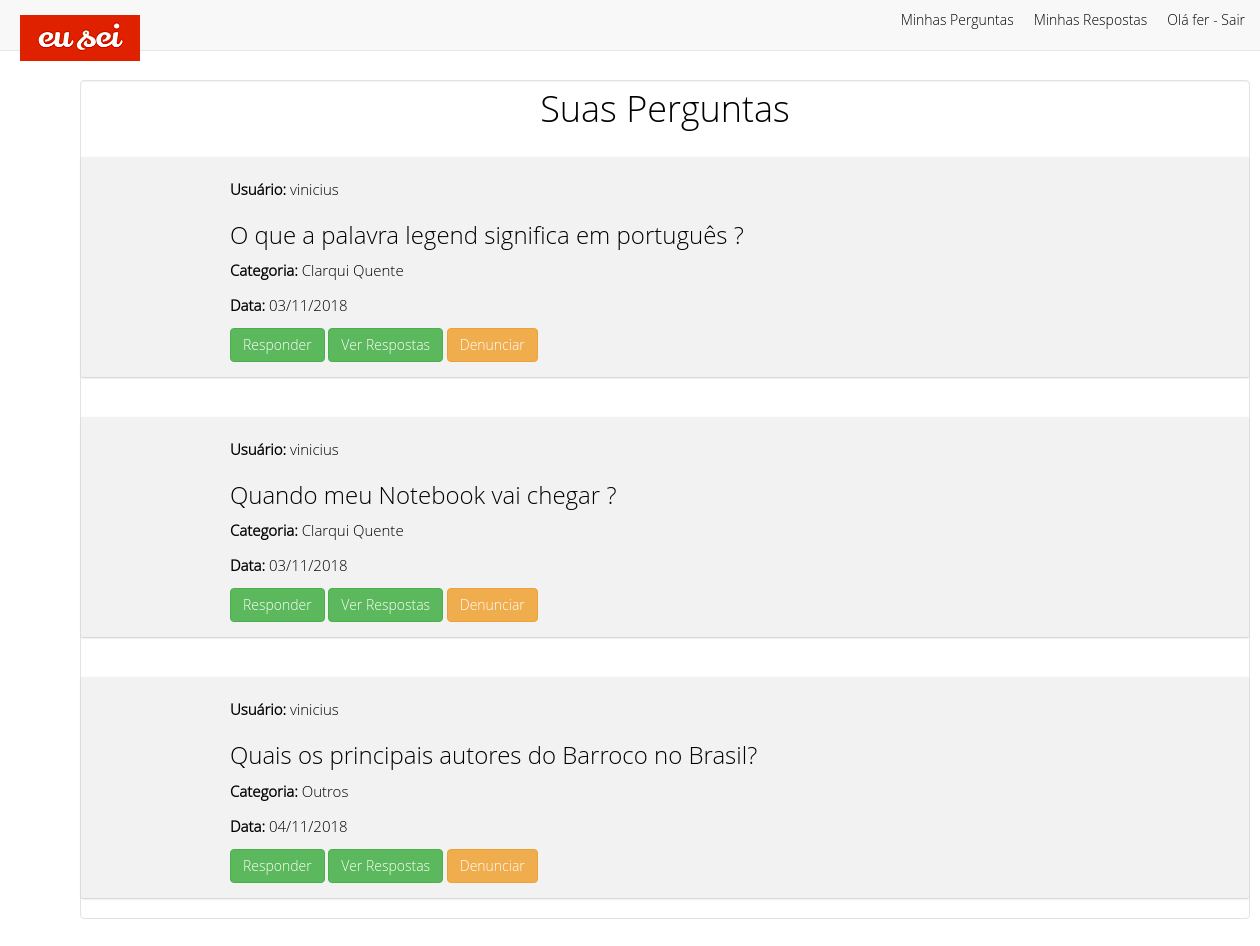
The page /usuario/perguntas1.php?id=21 (signed in) on the database its author committed.
### tables this page shows
CREATE TABLE IF NOT EXISTS `pergunta` (
  `idPergunta` int(11) NOT NULL AUTO_INCREMENT,
  `pergunta` text NOT NULL,
  `data` date NOT NULL,
  `idUsuario` int(11) NOT NULL,
  `idcategoria` int(11) NOT NULL,
  PRIMARY KEY (`idPergunta`),
  KEY `fk1_idx` (`idUsuario`),
  KEY `fk2_idx` (`idcategoria`)
);

CREATE TABLE IF NOT EXISTS `usuario` (
  `id` int(11) NOT NULL AUTO_INCREMENT,
  `nome` varchar(45) NOT NULL,
  `dataNasc` date NOT NULL,
  `email` varchar(100) NOT NULL,
  `imagem` varchar(200) DEFAULT NULL,
  `dataCad` date NOT NULL,
  `ativo` enum('Sim','Nao') NOT NULL,
  `tipo` enum('usu','adm','esp') NOT NULL,
  `idcategoria` int(11) DEFAULT NULL,
  `login` varchar(60) NOT NULL,
  `senha` varchar(60) NOT NULL,
  PRIMARY KEY (`id`),
  KEY `fk13_idx` (`idcategoria`)
);

CREATE TABLE IF NOT EXISTS `categoria` (
  `id` int(11) NOT NULL AUTO_INCREMENT,
  `categoria` varchar(50) NOT NULL,
  PRIMARY KEY (`id`)
);

### usuario/perguntas1.php (the view, shortened to what this page needs)
<?php
include "menuUsuario.php";
include "../config/conecta.php";
?>
<div class="well container">
	<h1 style="color: #000">Suas Perguntas</h1>
	<?php
	if ( isset ($_GET["id"]) ) $idU = trim ( $_GET["id"] );
	$sql = "select p.*, c.categoria, u.nome from pergunta p join categoria c on (c.id = p.idcategoria ) join usuario u on (u.id = p.idUsuario) where idUsuario = $idU ";
	$consulta = $pdo->prepare($sql);
	$consulta->bindParam(1, $palavra);
	$consulta->execute();
	while ( $dados = $consulta->fetch(PDO::FETCH_OBJ) ) {
		$id = $dados->idPergunta;
		$pergunta = $dados->pergunta;
		$nome = $dados->nome;
		$data = $dados->data;
		$categoria = $dados->categoria;
		$data = date('d/m/Y', strtotime($data));
		?>
		<br>
		<div class="post" style="background: #F2F2F2">
			<div class="wrap-ut pull-left">
				<div class="userinfo pull-left">
				</div>
				<div class="posttext pull-left" id="menu">
					<p><strong>Usuário:</strong> <?=$nome;?></p>
					<h3><?=$pergunta;?></h3>
					<p><strong>Categoria:</strong> <?=$categoria;?></p>
					<p><strong>Data:</strong> <?=$data;?> </p>
					<a href="resposta.php?id=<?=$id;?>" class="btn btn-success">
						Responder
					</a>
					<a href="respostas.php?id=<?=$id;?>" class="btn btn-success">
						Ver Respostas
					</a>
					<a href="denPergunta.php?id=<?=$id;?>" class="btn btn-warning">
						Denunciar
					</a>
				</div>
				<div class="clearfix"></div>
			</div>
			<div class="clearfix"></div>
			</div><?php } ?>
	</div>
</body>
</html>

### css/admin.css (style rules this page uses)
body { padding: 80px; background: url(../admin/imagens/fundo2.jpg) !important; background-repeat: no-repeat; border-radius: 5px; }
h1, h2 { margin: 8px; color: #111; text-align: center; }
.well { padding: 80px; background: #fff !important; }
a { color: #666; }
h3 { color: #000; }
#menu p { font-size: 15px; color: #000; }
body { font-family: 'Open Sans Light', sans-serif; font-size: 14px; color: #989c9e; }
a { color: #363838; }
.post { background-color: #ffffff; border-radius: 2px; box-shadow: 0 1px 2px #c9cccd; margin-bottom: 20px; }
.post .wrap-ut { width: 85%; }
.post .userinfo { width: 15%; padding: 20px 0 15px 15px; }
.post .posttext { width: 85%; padding-right: 30px; padding-top: 20px; padding-bottom: 15px; color: #989c9e; font-size: 14px; font-family: 'Open Sans Light', sans-serif; line-height: 25px; }
@media (min-width: 1201px) { .container { padding: 0; } }

### rows shown on the page
pergunta: idUsuario.nome "vinicius", pergunta "O que a palavra legend significa em português ?", idcategoria.categoria "Clarqui Quente", data "03/11/2018"
pergunta: idUsuario.nome "vinicius", pergunta "Quando meu Notebook vai chegar ?", idcategoria.categoria "Clarqui Quente", data "03/11/2018"
pergunta: idUsuario.nome "vinicius", pergunta "Quais os principais autores do Barroco no Brasil?", idcategoria.categoria "Outros", data "04/11/2018"

### other values the page prints
$_SESSION["usuario"]["login"] "fer"
